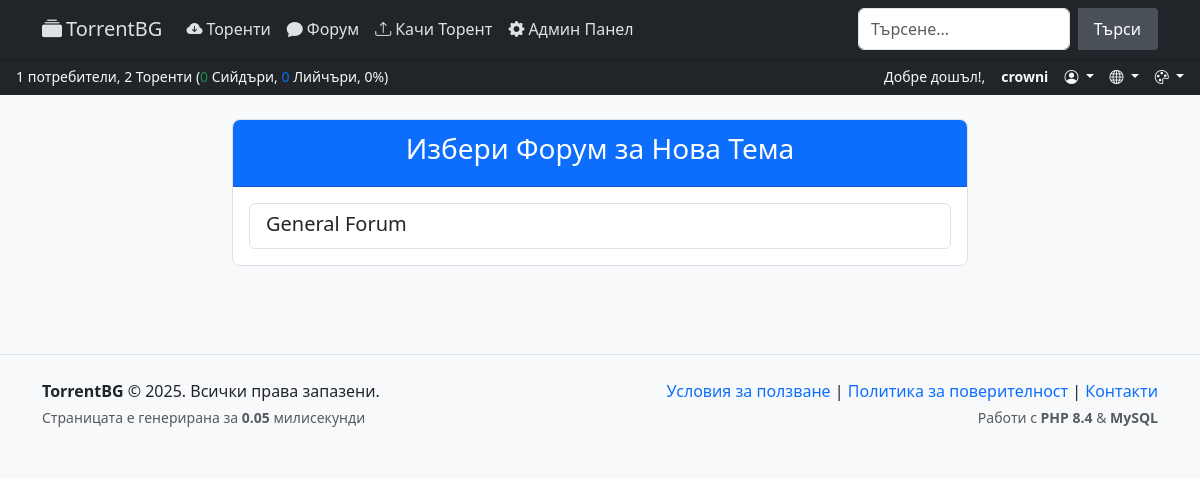
/forum_create.php (signed in), run on an earlier commit of the app's database.
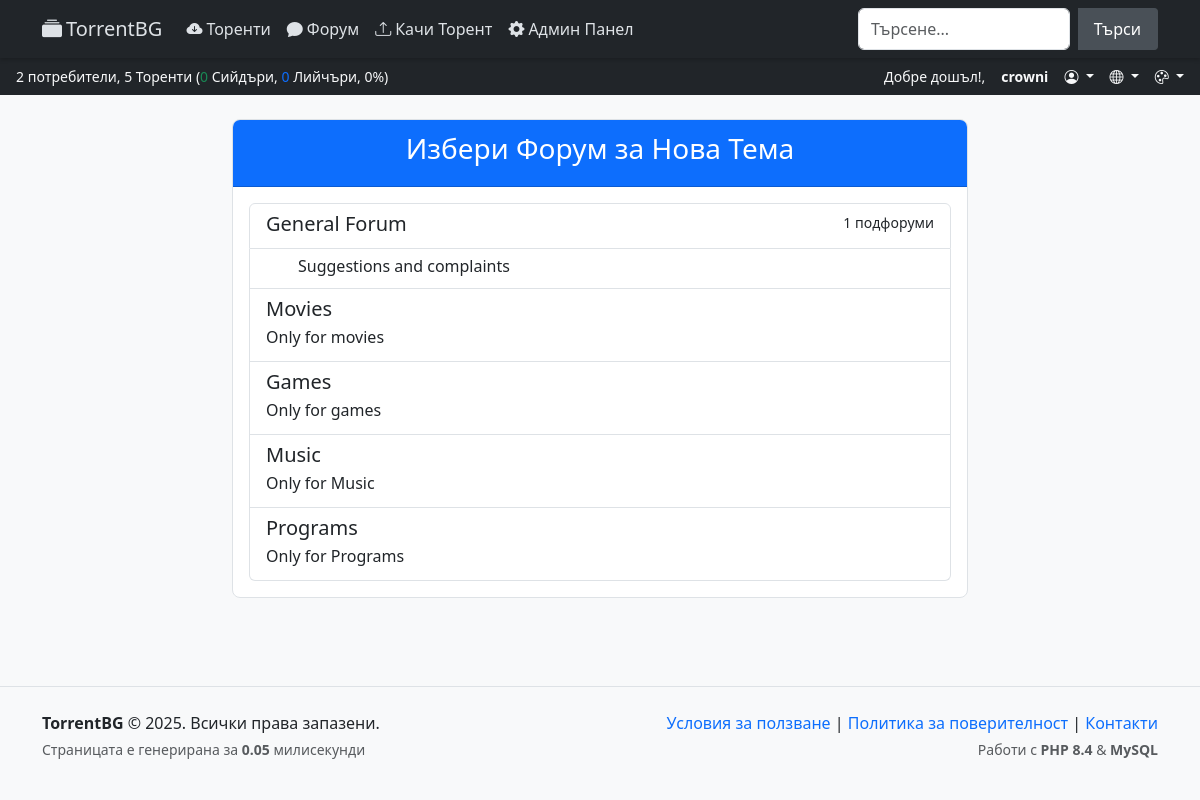
And on a later commit of the database.
### tables this page shows
CREATE TABLE IF NOT EXISTS `forums` (
  `id` int UNSIGNED NOT NULL AUTO_INCREMENT,
  `name` varchar(100) NOT NULL,
  `description` text,
  `icon` varchar(255) DEFAULT NULL,
  `parent_id` int UNSIGNED DEFAULT NULL,
  `order` tinyint UNSIGNED NOT NULL DEFAULT '0',
  `is_active` tinyint(1) NOT NULL DEFAULT '1',
  `topics_count` int UNSIGNED NOT NULL DEFAULT '0',
  `posts_count` int UNSIGNED NOT NULL DEFAULT '0',
  `last_post_id` int UNSIGNED DEFAULT NULL,
  PRIMARY KEY (`id`),
  KEY `parent_id` (`parent_id`),
  KEY `last_post_id` (`last_post_id`)
);

### includes/Language.php (called while the page is built, shortened)
<?php
class Language {
    private string $langCode;
    private array $translations = [];
    public function __construct(string $langCode = 'en') {
        $supported = ['en', 'bg', 'fr', 'de', 'ru'];
        $this->langCode = in_array($langCode, $supported) ? $langCode : 'en';
    }
    private function loadLanguage(): void {
        $file = __DIR__ . "/../language/{$this->langCode}.php";
        if (file_exists($file)) {
            $this->translations = require $file;
        } else {
            $this->translations = require __DIR__ . '/../language/en.php';
        }
    }
    public function get(string $key, ...$params): string {
        $text = $this->translations[$key] ?? "{{$key}}";
        return $params ? vsprintf($text, array_map('htmlspecialchars', $params)) : htmlspecialchars($text);
    }
    public function getCurrent(): string {
        return $this->langCode;
    }
}

### includes/StyleManager.php (called while the page is built, shortened)
<?php
class StyleManager {
    private string $style;
    public function __construct() {
        $this->style = $_GET['style'] ?? $_SESSION['style'] ?? $_COOKIE['style'] ?? 'light';
    }
    public function getCSS(): string {
        return "styles/{$this->style}/style.css";
    }
}

### includes/Auth.php (called while the page is built, shortened)
<?php
class Auth {
    private PDO $pdo;
    private ?array $user = null;
    public function __construct(PDO $pdo) {
        $this->pdo = $pdo;
        $this->loadUser();
    }
    private function loadUser(): void {
        if (isset($_SESSION['user_id'])) {
            $stmt = $this->pdo->prepare("SELECT * FROM users WHERE id = ?");
            $stmt->execute([$_SESSION['user_id']]);
            $this->user = $stmt->fetch();
        }
    }
    public function isLoggedIn(): bool {
        return $this->user !== null;
    }
}

### forum_create.php (the view, shortened to what the changed rows need)
<?php
require_once __DIR__ . '/includes/Auth.php';
require_once __DIR__ . '/includes/Language.php';
$pdo = Database::getInstance();
$stmt = $pdo->prepare("
    SELECT f.*,
           (SELECT COUNT(*) FROM forums WHERE parent_id = f.id) as subforums_count
    FROM forums f
    WHERE f.parent_id IS NULL AND f.is_active = 1
    ORDER BY f.order
");
$stmt->execute();
$forums = $stmt->fetchAll();
foreach ($forums as &$forum) {
    $stmt = $pdo->prepare("
        SELECT * FROM forums
        WHERE parent_id = ? AND is_active = 1
        ORDER BY `order`
    ");
    $stmt->execute([$forum['id']]);
    $forum['subforums'] = $stmt->fetchAll();
}
require_once __DIR__ . '/templates/header.php';
?>
<div class="row justify-content-center">
    <div class="col-md-8">
        <div class="card">
            <div class="card-body">
                <?php if (empty($forums)): ?>
                    <div class="alert alert-info"><?= $lang->get('no_forums_available') ?></div>
                <?php else: ?>
                    <div class="list-group">
                        <?php foreach ($forums as $forum): ?>
                            <a href="/forum_topic_create.php?forum_id=<?= $forum['id'] ?>" class="list-group-item list-group-item-action">
                                <div class="d-flex w-100 justify-content-between">
                                    <h5 class="mb-1"><?= htmlspecialchars($forum['name']) ?></h5>
                                    <?php if ($forum['subforums_count'] > 0): ?>
                                        <small><?= $forum['subforums_count'] ?> <?= $lang->get('subforums') ?></small>
                                    <?php endif; ?>
                                </div>
                                <?php if ($forum['description']): ?>
                                    <p class="mb-1"><?= htmlspecialchars($forum['description']) ?></p>
                                <?php endif; ?>
                            </a>
                            <?php foreach ($forum['subforums'] as $subforum): ?>
                                <a href="/forum_topic_create.php?forum_id=<?= $subforum['id'] ?>" class="list-group-item list-group-item-action ps-5">
                                    <div class="d-flex w-100 justify-content-between">
                                        <h6 class="mb-1"><?= htmlspecialchars($subforum['name']) ?></h6>
                                    </div>
                                </a>
                            <?php endforeach; ?>
                        <?php endforeach; ?>
                    </div>
                <?php endif; ?>
            </div>
        </div>
    </div>
</div>
<?php require_once __DIR__ . '/templates/footer.php'; ?>

### templates/header.php (shortened to what the changed rows need)
<?php
require_once ROOT_PATH . 'includes/Auth.php';
require_once ROOT_PATH . 'includes/StyleManager.php';
require_once ROOT_PATH . 'includes/Language.php';
$pdo = Database::getInstance();
$auth = new Auth($pdo);
$styleManager = new StyleManager();
$lang = new Language($_SESSION['lang'] ?? 'en');
try {
    $pdo->exec("CREATE TABLE IF NOT EXISTS `peers` (
        `id` INT NOT NULL AUTO_INCREMENT,
        `torrent_id` INT NOT NULL,
        `peer_id` VARCHAR(40) NOT NULL,
        `ip` VARCHAR(45) NOT NULL,
        `port` INT NOT NULL,
        `seeder` TINYINT(1) NOT NULL DEFAULT 0,
        `uploaded` BIGINT UNSIGNED NOT NULL DEFAULT 0,
        `downloaded` BIGINT UNSIGNED NOT NULL DEFAULT 0,
        `left` BIGINT UNSIGNED NOT NULL DEFAULT 0,
        `last_announce` DATETIME NOT NULL DEFAULT CURRENT_TIMESTAMP ON UPDATE CURRENT_TIMESTAMP,
        PRIMARY KEY (`id`),
        UNIQUE KEY `unique_peer` (`torrent_id`, `peer_id`),
        KEY `torrent_id` (`torrent_id`),
        KEY `seeder` (`seeder`)
    ) ENGINE=InnoDB DEFAULT CHARSET=utf8mb4;");
} catch (Exception $e) {
}
$stmt = $pdo->query("SELECT COUNT(*) FROM users");
$totalUsers = $stmt->fetchColumn();
$stmt = $pdo->query("SELECT COUNT(*) FROM torrents");
$totalTorrents = $stmt->fetchColumn();
$hasSeederColumn = false;
try {
    $hasSeederColumn = true;
} catch (PDOException $e) {
}
if ($hasSeederColumn) {
    $pdo->exec("DELETE FROM peers WHERE last_announce < NOW() - INTERVAL 30 MINUTE");
    $stmt = $pdo->query("SELECT COUNT(*) FROM peers WHERE seeder = 1");
    $seeders = $stmt->fetchColumn();
    $stmt = $pdo->query("SELECT COUNT(*) FROM peers WHERE seeder = 0");
    $leechers = $stmt->fetchColumn();
    $totalPeers = $seeders + $leechers;
    $seederPercentage = $totalPeers > 0 ? round(($seeders / $totalPeers) * 100, 1) : 0;
    $statsText = sprintf(
        "%s %s, %s %s (<span class=\"text-success\">%s</span> %s, <span class=\"text-primary\">%s</span> %s, %s%%)",
        number_format($totalUsers),
        $lang->get('users'),
        number_format($totalTorrents),
        $lang->get('torrents'),
        number_format($seeders),
        $lang->get('seeders'),
        number_format($leechers),
        $lang->get('leechers'),
        $seederPercentage
    );
}
$greeting = '';
if ($auth->isLoggedIn()) {
    $user = $auth->getUser();
    $greeting = $lang->get('welcome') . ', <strong>' . htmlspecialchars($user['username']) . '</strong>';
}
?>
<!DOCTYPE html>
<html lang="<?= $lang->getCurrent() ?>">
<head>
    <link href="https://cdn.jsdelivr.net/npm/bootstrap@5.3.3/dist/css/bootstrap.min.css" rel="stylesheet">
    <link rel="stylesheet" href="https://cdn.jsdelivr.net/npm/bootstrap-icons@1.11.3/font/bootstrap-icons.min.css">
    <link href="<?= $styleManager->getCSS() ?>" rel="stylesheet">
</head>
<body>
    <div class="bg-dark text-light py-2 px-3 d-flex justify-content-between align-items-center small">
        <div>
            <?= $statsText ?>
        </div>
        <div class="d-flex align-items-center gap-3">
            <?php if ($auth->isLoggedIn()): ?>
                <?= $greeting ?>
            <?php else: ?>
                <a href="/login.php" class="text-light text-decoration-none"><?= $lang->get('login') ?></a> |
                <a href="/register.php" class="text-light text-decoration-none"><?= $lang->get('register') ?></a>
            <?php endif; ?>
            <?php if ($auth->isLoggedIn()): ?>
                <li class="nav-item dropdown list-unstyled mb-0">
                </li>
            <?php endif; ?>
            <li class="nav-item dropdown list-unstyled mb-0">
            </li>
            <li class="nav-item dropdown list-unstyled mb-0">
            </li>
        </div>
    </div>
    <div class="container py-4">

What changed in the data, as far as the page shows it:
shown differently, row unchanged: forums "General Forum": subforums_count (not shown) → "1"
added forums: name "Suggestions and complaints", shown under "General Forum"
added forums: name "Movies", description "Only for movies", shown under "Избери Форум за Нова Тема"
added forums: name "Games", description "Only for games", shown under "Избери Форум за Нова Тема"
added forums: name "Music", description "Only for Music", shown under "Избери Форум за Нова Тема"
added forums: name "Programs", description "Only for Programs", shown under "Избери Форум за Нова Тема"
Also different on the page:
$totalUsers: "1" → "2"
$totalTorrents: "2" → "5"
